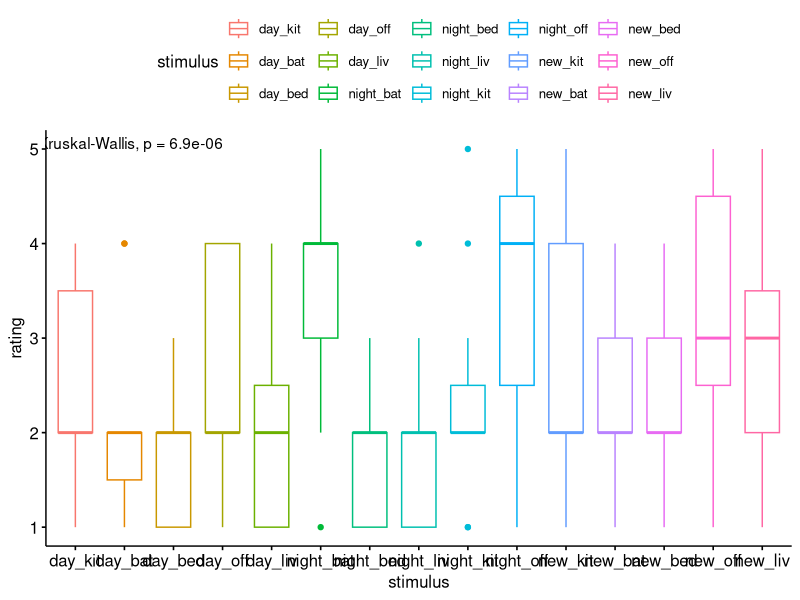
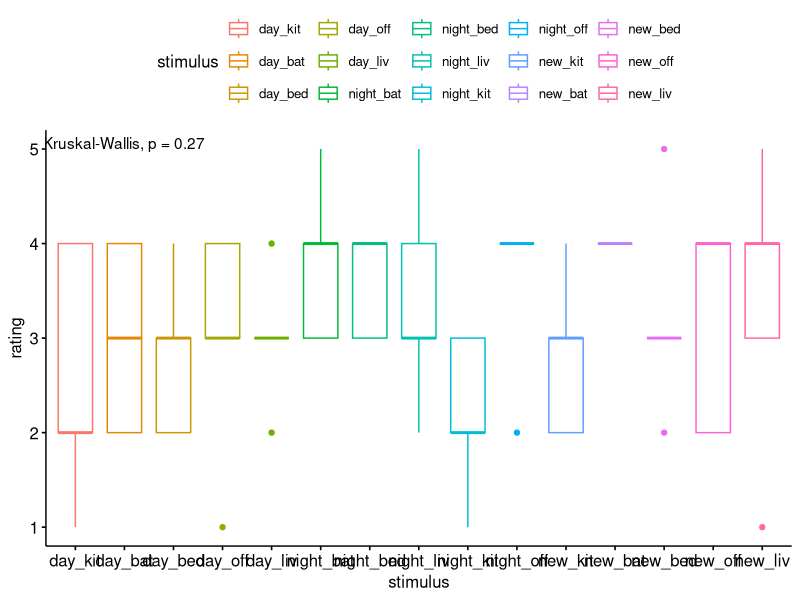
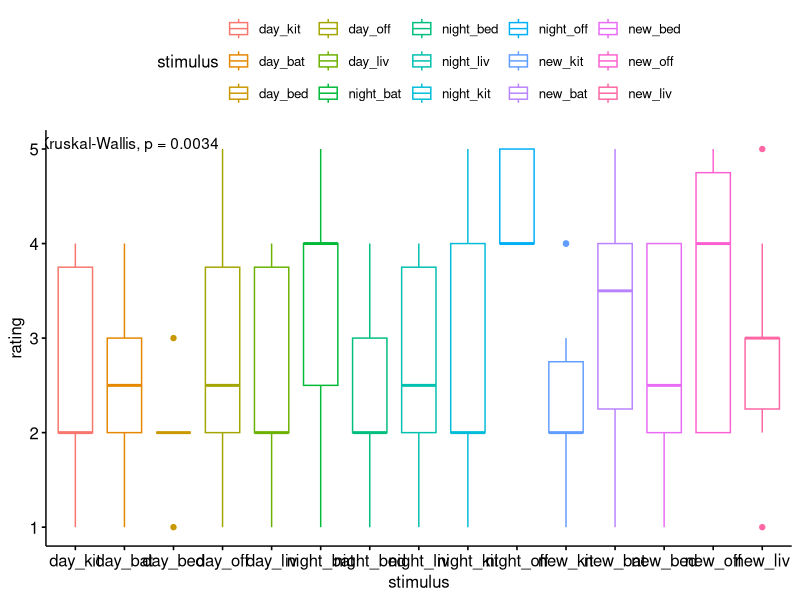
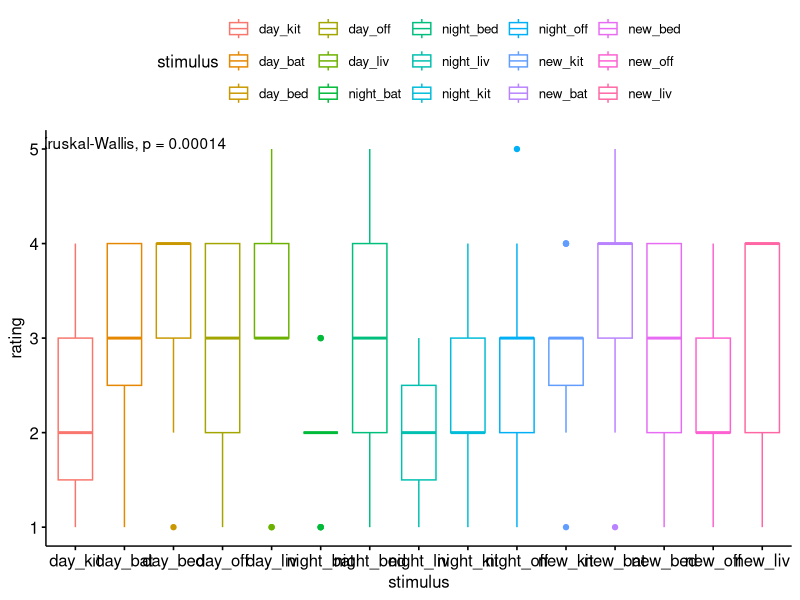
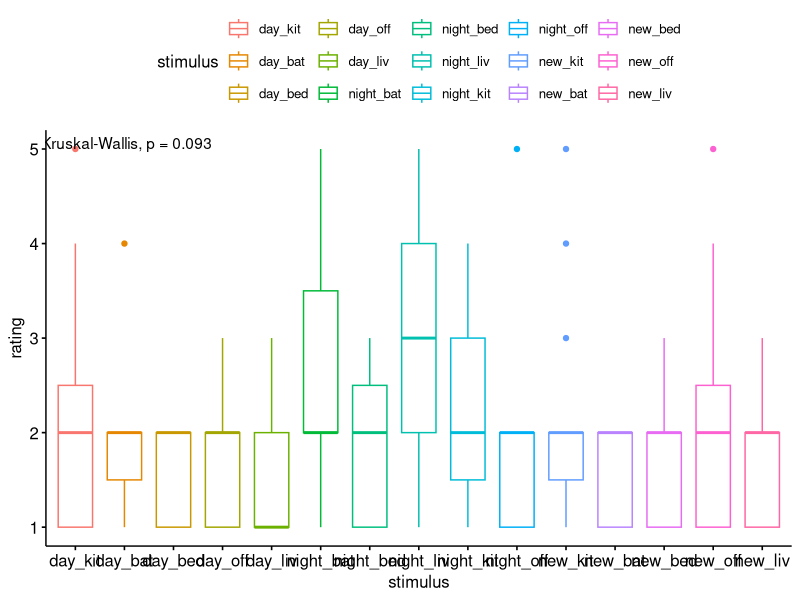
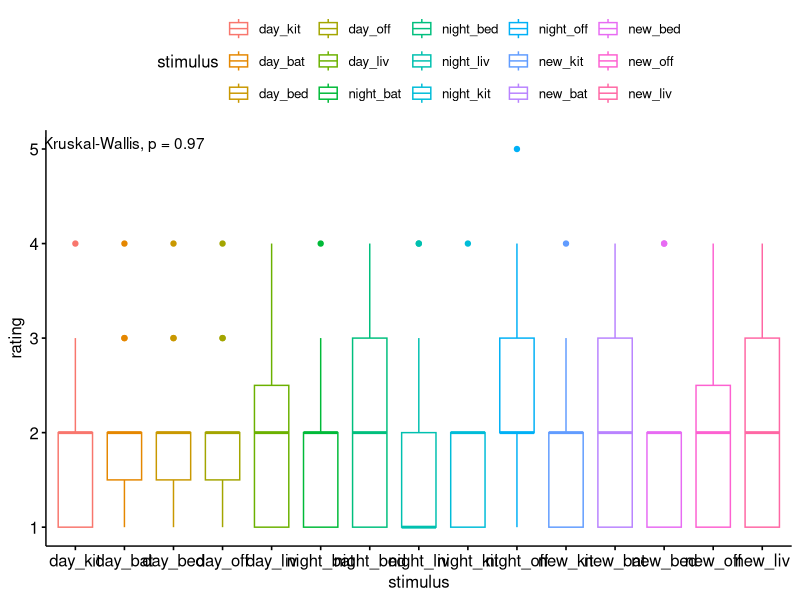
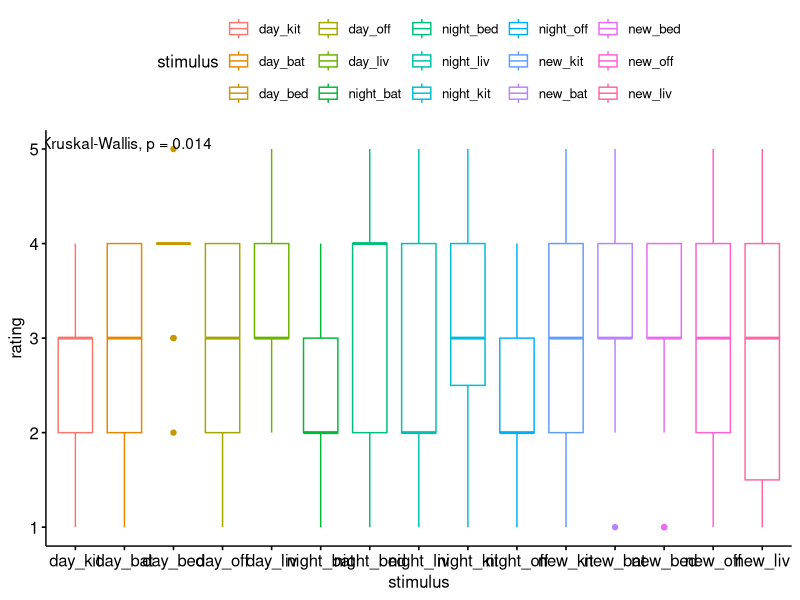
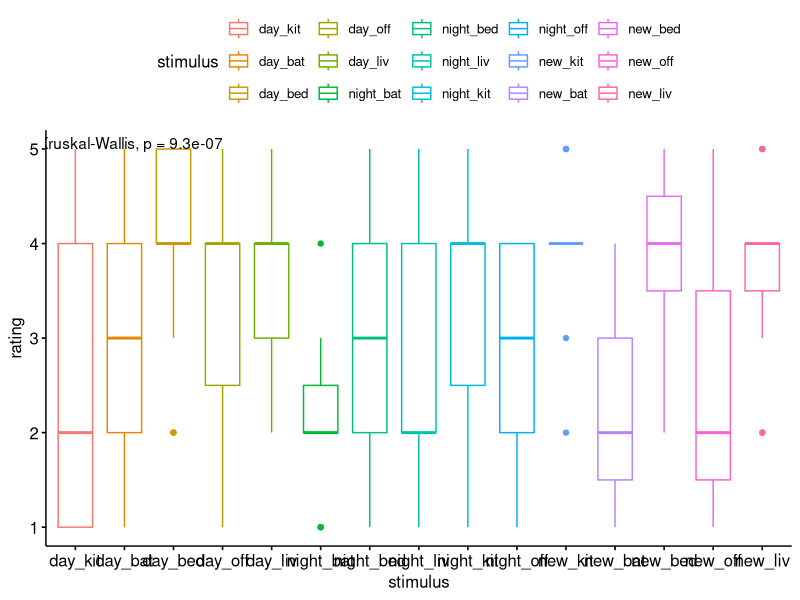

Recreate these plots in R, in order.
library(tidyverse)
library(ggplot2)
library(ggpubr)

survey <- read.csv(file = 'survey_all.csv',sep = ',')
complexity <- survey[survey$questiontype == 'complexity',]
interest <- survey[survey$questiontype == 'interest',]
attention <- survey[survey$questiontype == 'attention',]
positive <- survey[survey$questiontype == 'positive',]
negative <- survey[survey$questiontype == 'negative',]
arouse <- survey[survey$questiontype == 'arouse',]
calm <- survey[survey$questiontype == 'calm',]
real <- survey[survey$questiontype == 'real',]

#convert to long form
complexity <- gather(complexity, stimulus, rating, day_kit, day_bat, day_bed, day_off, day_liv, night_bat, night_bed, night_liv, night_kit, night_off, new_kit, new_bat, new_bed, new_off, new_liv)
interest <- gather(interest, stimulus, rating, day_kit, day_bat, day_bed, day_off, day_liv, night_bat, night_bed, night_liv, night_kit, night_off, new_kit, new_bat, new_bed, new_off, new_liv)
attention <- gather(attention, stimulus, rating, day_kit, day_bat, day_bed, day_off, day_liv, night_bat, night_bed, night_liv, night_kit, night_off, new_kit, new_bat, new_bed, new_off, new_liv)
positive <- gather(positive, stimulus, rating, day_kit, day_bat, day_bed, day_off, day_liv, night_bat, night_bed, night_liv, night_kit, night_off, new_kit, new_bat, new_bed, new_off, new_liv)
negative <- gather(negative, stimulus, rating, day_kit, day_bat, day_bed, day_off, day_liv, night_bat, night_bed, night_liv, night_kit, night_off, new_kit, new_bat, new_bed, new_off, new_liv)
arouse <- gather(arouse, stimulus, rating, day_kit, day_bat, day_bed, day_off, day_liv, night_bat, night_bed, night_liv, night_kit, night_off, new_kit, new_bat, new_bed, new_off, new_liv)
calm <- gather(calm, stimulus, rating, day_kit, day_bat, day_bed, day_off, day_liv, night_bat, night_bed, night_liv, night_kit, night_off, new_kit, new_bat, new_bed, new_off, new_liv)
real <- gather(real, stimulus, rating, day_kit, day_bat, day_bed, day_off, day_liv, night_bat, night_bed, night_liv, night_kit, night_off, new_kit, new_bat, new_bed, new_off, new_liv)

#plot results
#complexity
View(compare_means(rating ~ stimulus,  data = complexity))
png(file="complexity.png",width=1000, height=550)
ggboxplot(complexity, x = "stimulus", y = "rating",
          color = "stimulus")+
  stat_compare_means()
dev.off()
#interest
View(compare_means(rating ~ stimulus,  data = interest))
png(file="interest.png",width=1000, height=550)
ggboxplot(interest, x = "stimulus", y = "rating",
          color = "stimulus")+
  stat_compare_means()
dev.off()
#attention
View(compare_means(rating ~ stimulus,  data = attention))
png(file="attention.png",width=1000, height=550)
ggboxplot(attention, x = "stimulus", y = "rating",
          color = "stimulus")+
  stat_compare_means()
dev.off()
#positive
View(compare_means(rating ~ stimulus,  data = positive))
png(file="positive.png",width=1000, height=550)
ggboxplot(positive, x = "stimulus", y = "rating",
          color = "stimulus")+
  stat_compare_means()
dev.off()
#negative
View(compare_means(rating ~ stimulus,  data = negative))
png(file="negative.png",width=1000, height=550)
ggboxplot(negative, x = "stimulus", y = "rating",
          color = "stimulus")+
  stat_compare_means()
dev.off()
#arouse
View(compare_means(rating ~ stimulus,  data = arouse))
png(file="arouse.png",width=1000, height=550)
ggboxplot(arouse, x = "stimulus", y = "rating",
          color = "stimulus")+
  stat_compare_means()
dev.off()
#calm
View(compare_means(rating ~ stimulus,  data = calm))
png(file="calm.png",width=1000, height=550)
ggboxplot(calm, x = "stimulus", y = "rating",
          color = "stimulus")+
  stat_compare_means()
dev.off()
#real
View(compare_means(rating ~ stimulus,  data = real))
png(file="real.png",width=1000, height=550)
ggboxplot(real, x = "stimulus", y = "rating",
          color = "stimulus")+
  stat_compare_means()
dev.off()
